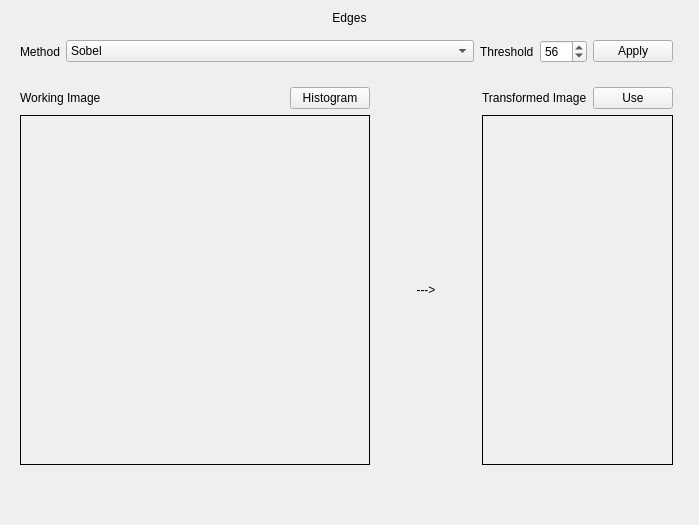
      <widget class="QWidget" name="tab_4">
       <attribute name="title">
        <string>Edges</string>
       </attribute>
       <layout class="QGridLayout" name="gridLayout_12">
        <item row="4" column="0">
         <spacer name="verticalSpacer_5">
          <property name="orientation">
           <enum>Qt::Vertical</enum>
          </property>
          <property name="sizeHint" stdset="0">
           <size>
            <width>20</width>
            <height>40</height>
           </size>
          </property>
         </spacer>
        </item>
        <item row="2" column="0">
         <widget class="QWidget" name="widget_7" native="true">
          <layout class="QGridLayout" name="gridLayout_13">
           <item row="1" column="1">
            <widget class="QComboBox" name="comboEdges">
             <property name="sizePolicy">
              <sizepolicy hsizetype="Expanding" vsizetype="Fixed">
               <horstretch>0</horstretch>
               <verstretch>0</verstretch>
              </sizepolicy>
             </property>
             <item>
              <property name="text">
               <string>Sobel</string>
              </property>
             </item>
            </widget>
           </item>
           <item row="1" column="0">
            <widget class="QLabel" name="label_20">
             <property name="text">
              <string>Method</string>
             </property>
            </widget>
           </item>
           <item row="1" column="4">
            <widget class="QPushButton" name="buttonEdges">
             <property name="text">
              <string>Apply</string>
             </property>
            </widget>
           </item>
           <item row="1" column="3">
            <widget class="QSpinBox" name="spinThresholdEdges">
             <property name="maximum">
              <number>255</number>
             </property>
             <property name="value">
              <number>56</number>
             </property>
            </widget>
           </item>
           <item row="1" column="2">
            <widget class="QLabel" name="label_23">
             <property name="text">
              <string>Threshold</string>
             </property>
             <property name="margin">
              <number>10</number>
             </property>
            </widget>
           </item>
          </layout>
         </widget>
        </item>
        <item row="3" column="0">
         <widget class="QWidget" name="widget_9" native="true">
          <layout class="QGridLayout" name="gridLayout_14">
           <item row="1" column="0" colspan="2">
            <widget class="QLabel" name="labelImageEdgOrigi">
             <property name="sizePolicy">
              <sizepolicy hsizetype="Expanding" vsizetype="Preferred">
               <horstretch>0</horstretch>
               <verstretch>0</verstretch>
              </sizepolicy>
             </property>
             <property name="minimumSize">
              <size>
               <width>350</width>
               <height>350</height>
              </size>
             </property>
             <property name="frameShape">
              <enum>QFrame::Panel</enum>
             </property>
             <property name="text">
              <string/>
             </property>
            </widget>
           </item>
           <item row="1" column="2">
            <widget class="QLabel" name="label_24">
             <property name="minimumSize">
              <size>
               <width>100</width>
               <height>0</height>
              </size>
             </property>
             <property name="text">
              <string>---&gt;</string>
             </property>
             <property name="alignment">
              <set>Qt::AlignCenter</set>
             </property>
            </widget>
           </item>
           <item row="0" column="0">
            <widget class="QLabel" name="label_22">
             <property name="text">
              <string>Working Image</string>
             </property>
            </widget>
           </item>
           <item row="0" column="3">
            <widget class="QLabel" name="label_26">
             <property name="text">
              <string>Transformed Image</string>
             </property>
            </widget>
           </item>
           <item row="0" column="1">
            <widget class="QPushButton" name="bSaveEdges">
             <property name="sizePolicy">
              <sizepolicy hsizetype="Fixed" vsizetype="Fixed">
               <horstretch>0</horstretch>
               <verstretch>0</verstretch>
              </sizepolicy>
             </property>
             <property name="text">
              <string>Histogram</string>
             </property>
            </widget>
           </item>
           <item row="0" column="4">
            <widget class="QPushButton" name="bUseEdges">
             <property name="sizePolicy">
              <sizepolicy hsizetype="Fixed" vsizetype="Fixed">
               <horstretch>0</horstretch>
               <verstretch>0</verstretch>
              </sizepolicy>
             </property>
             <property name="text">
              <string>Use</string>
             </property>
            </widget>
           </item>
           <item row="1" column="3" colspan="2">
            <widget class="QLabel" name="labelImageEdgTrasf">
             <property name="sizePolicy">
              <sizepolicy hsizetype="Expanding" vsizetype="Preferred">
               <horstretch>0</horstretch>
               <verstretch>0</verstretch>
              </sizepolicy>
             </property>
             <property name="frameShape">
              <enum>QFrame::Panel</enum>
             </property>
             <property name="text">
              <string/>
             </property>
            </widget>
           </item>
          </layout>
         </widget>
        </item>
        <item row="0" column="0" colspan="2">
         <widget class="QLabel" name="label_19">
          <property name="text">
           <string>Edges</string>
          </property>
          <property name="alignment">
           <set>Qt::AlignCenter</set>
          </property>
         </widget>
        </item>
       </layout>
      </widget>
